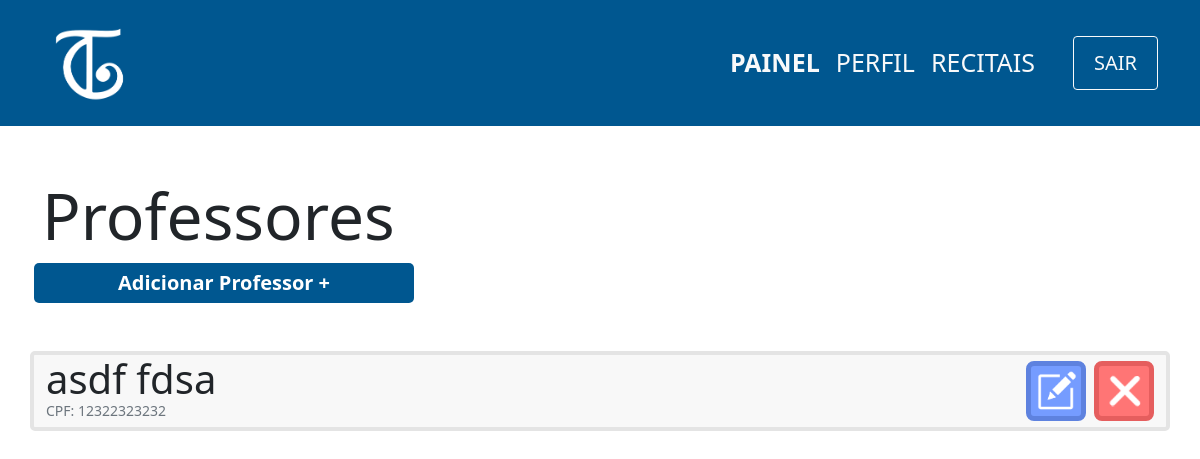
The page /view/professor/index.php (signed in) on the database as committed earlier.
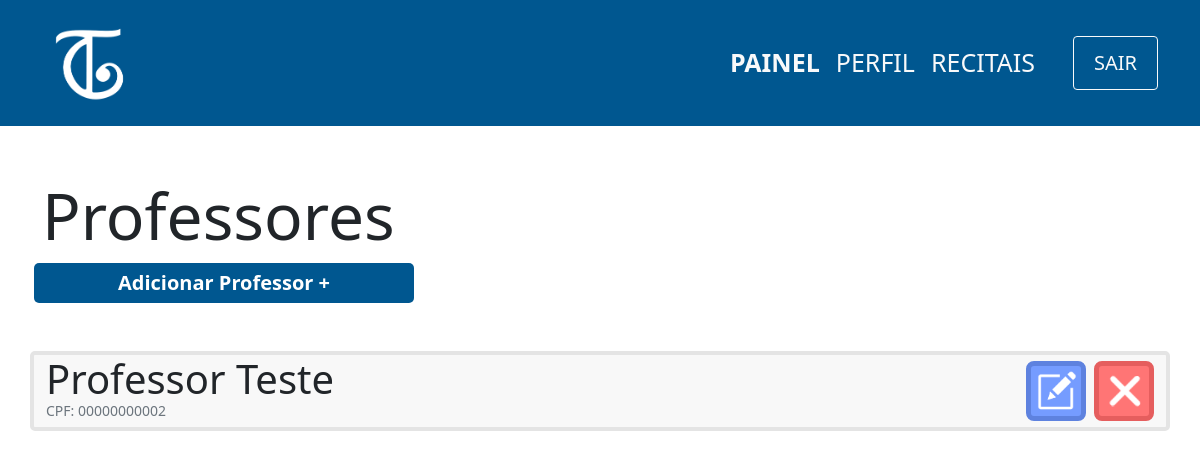
The same page on the database as committed later.
### tables this page shows
CREATE TABLE professor(
                id INTEGER PRIMARY KEY ,
                cpf varchar(11) not null,
                nome varchar(100) not null,
                senha varchar(100) not null,
                email varchar(100) not null,
                contrato varchar(150)
            );

### controller/professor/index.php (called while the page is built)
<?php
    require '../../db/connection.php';
    try {
        $sql=$db->prepare('SELECT nome,cpf,id FROM professor');
        $sql->execute();
        $professores=$sql->fetchAll(PDO::FETCH_ASSOC);
    } catch (PDOException $e) {
        echo 'Erro ao executar comando no banco de dados: ' . $e->getMessage();
        exit();
    }
?>

### view/professor/index.php (the view, shortened to what this page needs)
<?php
    include '../../layouts/navbar.php';
    include '../../controller/professor/index.php';
?>
<div class="container">
    <div class="row mt-5">
        <h1 class="mt-1 display-3">Professores</h1>
        <span class="btn-principal col-md-4 col-sm-12 mx-1 text-center mb-5">
            <a href="cadastro.php">Adicionar Professor +</a>
        </span>
        <?php
        foreach($professores as $professor){
            echo'
        <div class="col-12 card d-flex flex-row mb-3 justify-content-between">
            <div class="d-flex flex-column" id="'.$professor['id'].'">
                <p class="m-0 display-6">'.$professor['nome'].'</p>
                <p class="m-0 text-muted display-3 mb-2" style="font-size:14px">CPF: '.$professor['cpf'].'</p>
            </div>
            <div class="d-flex align-items-center">
                <button onclick="location.href=\'edit.php?id='.$professor['id'].'\';" class="btn-editar mx-2" >
                    <img src="../../images/edit-icon.png" width=40px>
                </button>
                <button onclick="location.href=\'../../controller/professor/delete.php?id='.$professor['id'].'\';" class="btn-remover">
                    <img src="../../images/delete-icon.png" width=40px>
                </button>
            </div>
        </div>
        ';}
        ?>
    </div>
</div>

Rows that differ between the two databases and show on the page:
removed professor: nome "asdf fdsa", cpf "12322323232"
added professor: nome "Professor Teste", cpf "00000000002"
